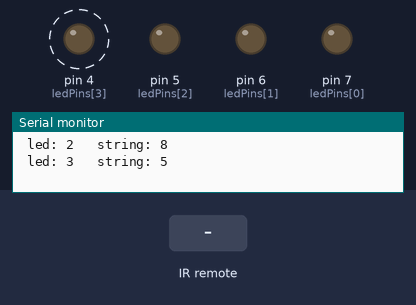
Recording of a sketch running on a simulated Arduino Uno, built with avr-gcc and run on an emulated ATmega328P. On the bench: output pins drawn as LEDs (lit = HIGH), the last lines printed to the serial monitor. Dashed ring = blinking. Inputs (shaded band) come from the test bench.

Above: at 1.2 s.
1.3 s: infrared code 0xFF30CF received
At 4.1 s:
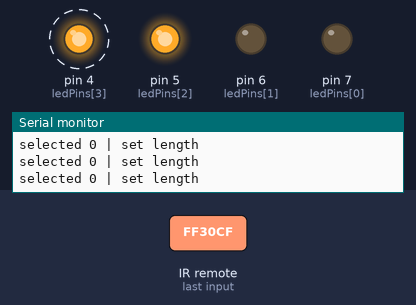
4.3 s: infrared code 0xFF18E7 received
At 5.39 s:
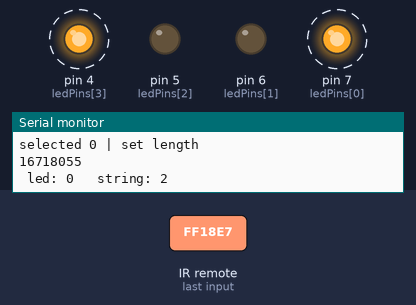
Timing chart, 0 to 13.3 s (numbered marks = the images above; inputs shaded):
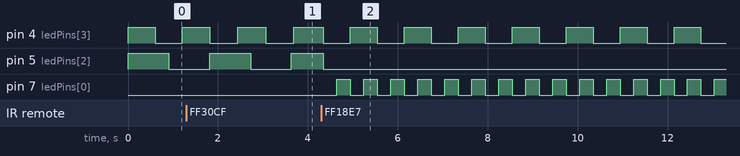

Measured:
- after the input at 4.3 s, pin 7 (ledPins[0]): alternates HIGH for 0.30 s and LOW for 0.30 s, starting after 0.34 s
- by itself, pin 4 (ledPins[3]): alternates HIGH for 0.60 s and LOW for 0.60 s

The sketch:

OP8_Millis.ino
```cpp
#include <IRremote.h>
//Pins van de led lampen
const int ledPins[] = {7, 6, 5, 4};
//Array van de mogelijke lengtes van aanstaan lampen/relay's
const int timings[] = {100, 200, 300, 400, 500, 600, 700, 800, 900};
//Pin van de infrorood sensor
const int irPin = 11;

IRrecv irrecv(irPin);
decode_results results;

//De laatste keer dat de lamp is aangegaan
unsigned long lastTimes[] = {0, 0, 0, 0};
//Status van elke lamp aan of out
int ledStatus[] = {LOW, LOW, LOW, LOW};
//Hoelang de lamp aan moet staan
int ledTiming[] = {0, 0, 0, 0};
//Welke lamp aan moet staan
//Hier wordt in de roll() naar gekeken, als het hoger of gelijk is aan een
//Dan mag het door de roll functie aan of uitgezet worden
int ledHistory[] = {0, 0, 0, 0};

int selectedLed = -1;

void setup() {
    Serial.begin(9600);
    //Voor elke led in ledpins
    for (int pin: ledPins) {
        //Zet de pin modus op output
        pinMode(pin, OUTPUT);
    }
    irrecv.enableIRIn();

    //Aanzetten van lamp 3 en 4 met de timing van 900 en 600
    update(2, 8);
    update(3, 5);
}
//Het ophalen en teruggeven van de inkomende infrarood data
int getIrValue() {
    //Als er infrarood data binnen komt
    if (irrecv.decode(&results)) {
        Serial.println(results.value);
        irrecv.resume();
        //Als de data niet 0 is
        if (results.value != 0) {
            //Stuur de binnen komende data terug
            return (results.value);
        }
    }
}

void loop() {
    //Als er geen led lamp is geselecteerd
    if (selectedLed == -1) {
        //De inkomende waarde van de infrarood sensoor ophalen en de geselecteerde
        //de teruggegeven waarde geven
        selectedLed = setLedOn(getIrValue());
    } else {
        //Als er een lamp is geselecteerd
        if (selectedLed >= 0) {
            //Het bepalen van de snelheid van knipperen van de geselecteerde lamp
            speed(selectedLed);
        }
    }
    //Voor elke lampa
    for (int t = 0; t < 4; t++) {
        //Kijken of hij aan of uit mag
        roll(t);
    }
}

//Als de waarde een van de waardes na de "case" heeft dan geef een waard terug
//Is de waarde niet te vinden in de switchcase dan geef -1 terug (er is geen lamp geselecteerd)
int setLedOn(int hexInt) {
    switch (hexInt) {
        case 0xFF30CF:
            return (0);
            break;

        case 0xFF18E7:
            return (1);
            break;

        case 0xFF7A85:
            return (2);
            break;

        case 0xFF10EF:
            return (3);
            break;

    }
    return -1;
}

void speed(int led) {
    //Het noteren van de geselecteerde led lamp in het logboek
    Serial.print("selected ");
    Serial.print(led);
    Serial.println(" | set length");

    //Het ophalen van de inkomende infrarood data
    int hexInt = getIrValue();

    //Als de waarde in de switchcase is dan voor update uit met de eerder
    //geselecteerde lamp en de nu meegeven snelheid
    switch (hexInt) {
        case 0xFF30CF:
            update(led, 1);
            break;

        case 0xFF18E7:
            update(led, 2);
            break;

        case 0xFF7A85:
            update(led, 3);
            break;

        case 0xFF10EF:
            update(led, 4);
            break;

        case 0xFF38C7:
            update(led, 5);
            break;

        case 0xFF5AA5:
            update(led, 6);
            break;

        case 0xFF42BD:
            update(led, 7);
            break;

        case 0xFF4AB5:
            update(led, 8);
            break;

        case 0xFF52AD:
            update(led, 9);
            break;
    }
}

void update(int l, int t) {
    //geselecteerde led weer op -1 zetten aangezien er geen meer geselecteerd is na de update
    selectedLed = -1;

    Serial.print("\n led: ");
    Serial.print(l);
    Serial.print("\t string: ");
    Serial.print(t);
    Serial.print("\n");

    //Als de led in nog niet in de roll stond dan
    if (ledHistory[l] == 0) {
        //Bijhouden van led telling binnen de for loop
        int ic = 0;
        //Voor elke led in de roll history
        for (int i: ledHistory) {
            //Als het de waarde 2 heeft, zet de lamp uit en haal het uit de roll
            if (i == 2) {
                ledStatus[ic] = LOW;
                ledHistory[ic] = 0;
                digitalWrite(ledPins[ic], LOW);
            }
            //Als het de waarde 1 heeft veranderd de waarde naar 2
            if (i == 1) {
                ledHistory[ic] = 2;
            }
            ic++;
        }
        //Huidige geselecteerde led status op aan zetten
        ledStatus[l] = HIGH;
        //En history op 1 zetten
        ledHistory[l] = 1;
        //huidige led aanzetten
        digitalWrite(ledPins[l], HIGH);
    }
    //Led timing updaten
    ledTiming[l] = timings[t];
    roll(l);
}

//Het aan of uitzetten van een lamp als het hoger of gelijk is aan 1 in de ledhistory
//En het langer is geweest dan de aangegeven timing in ledTiming
void roll(int l) {
    unsigned long curTime = millis();

    //Als de huidige tijd min de laatste keer dat de lamp is aan of uitgegeaan is
    //hoger is dan de lengte dat hij maximaal aan mag staan dan doe iets
    //ook kijkt het of de lamp hoger of gelijk is aan 1 in ledhistory ,
    //staat het op null mag hij niet aan of uit gezet worden door roll()
    if (curTime - lastTimes[l] >= ledTiming[l] && ledHistory[l] >= 1) {
        //Zet de laatste keer van uit of aangaan op de huidige tijd
        lastTimes[l] = curTime;
        //Zet de lamp status op aan of uit zetten
        ledStatus[l] = (ledStatus[l] == LOW) ? HIGH : LOW;
        //Lamp daadwerkelijk aan of uitzetten
        digitalWrite(ledPins[l], ledStatus[l]);
    }
}
```
